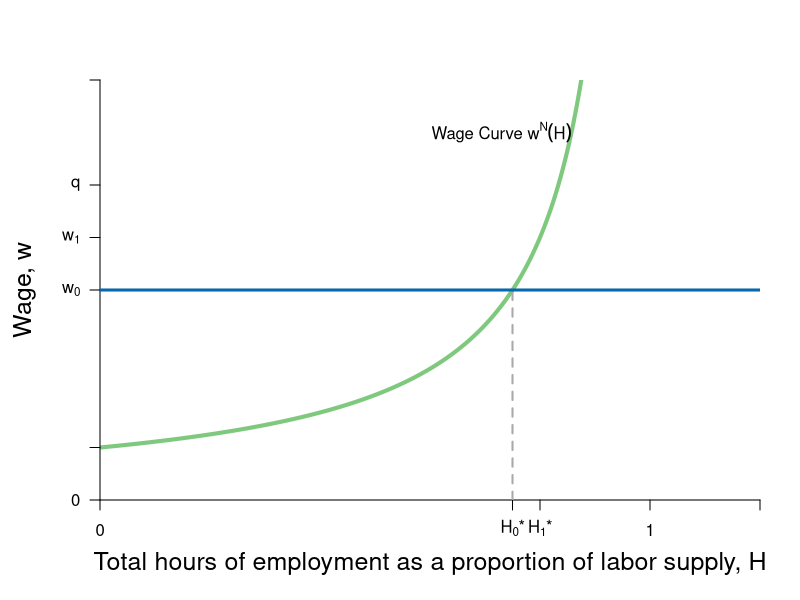

Source code (R): (Note: this script raises an error after producing the figure.)
#Graph Designer: Simon Halliday
#Authors: Bowles, Foley and Halliday
#Title: Coordination, Conflict and Competition: A Text in Microeconomics

require(shape)
require(plotrix)
pdf(file = "credit/credit_labor_macro.pdf", width = 9, height = 7)

#Set parameters for graphics
axislabelsize <- 1.5
graphlinewidth <- 3

COL <- c("#7fc97f", "#beaed4", "#fdc086", "#ffff99", "#386cb0", "#f0027f", "#bf5b17", "#666666")
COLA <- c("#99d8c9","#66c2a4","#41ae76", "#238b45", "#005824")
COLB <- c("#4eb3d3", "#2b8cbe", "#0868ac","#084081")

WageFn <- function(H, delta = 5) {
  delta /(1 - H)
}

COL <- c("#7fc97f", "#beaed4", "#fdc086", "#ffff99")
par(mar =  c(5, 5, 4, 2))
xlims <- c(0, 1.2)
ylims <- c(0, 40)


plot(0, 0, xlim = xlims, ylim = ylims, type = "n",
     xlab = expression(paste("Total hours of employment as a proportion of labor supply, ", H)),
     ylab = expression(paste("Wage, ", w)),
     xaxt = "n", 
     yaxt = "n",
     cex.lab = axislabelsize, 
     bty = "n", 
     xaxs="i", 
     yaxs="i")

npts <- 500 
npts2 <- 501
#Specify the sequences of points for graphing. 
xx1 <- seq(xlims[1], 0.9, length.out = npts)
xx2 <- seq(xlims[1], xlims[2], length.out = npts)
xx3 <- seq(xlims[1], xlims[2], length.out = npts2)
xx4 <- seq(xlims[1], 25, length.out = npts2)

#Draw the lines for the graphs
lines(xx1, WageFn(xx1), col = COL[1], lwd = 4)

#Customize ticks and labels for the plot
ticksy <- c(0, 5, 20, 25, 30, 40)
ylabels <- c(0, NA, expression(paste(w[0])), expression(paste(w[1])), expression(paste(q)), NA)
ticksx <- c(0, 0.75, 0.8, 1, xlims[2])
xlabels <- c(0, expression(paste(H[0],"*")), expression(paste(H[1],"*")), 1.0, NA)
axis(1, at = ticksx, pos = 0, labels = xlabels)
axis(2, at = ticksy, pos = 0, labels = ylabels, las = 1)

#Annotation of the  graphs
text(0.73, 35, expression(paste("Wage Curve ", w^N*(H))))

#segments(1, 0, 1, 42, lty = 2, lwd = 3, col = "darkgray")
segments(0.75, 0, 0.75, 20, lty = 2, lwd = 2, col = "darkgray")

#Arrows(0.85, 15, 0.85, 24, col = "black", lty = 1, lwd = 2, arr.type = "triangle")
#Arrows(0.85, 15, 0.85, 6, col = "black", lty = 1, lwd = 2, arr.type = "triangle")
#text(0.98, 14.5, expression(paste("Employment rent")))
#text(0.98, 12.5, expression(paste("increases with union")))

#Initial Zero profit condition 
segments(0, 20, 1.2, 20, lty = 1, lwd = graphlinewidth, col = COLB[3])

#Secondary Zero profit condition 
segments(0, 25, 1.2, 25, lty = 2, lwd = segmentlinewidth, col = COLB[3])

#Labor Productivity
segments(0, 30, 1.2, 30, lty = 2, lwd = segmentlinewidth, col = "gray")
text(1.02, 31, expression(paste("Labor productivity")))


points(0.75, 20, pch = 16, col = "black", cex = 1.5)
text(0.74, 21, expression(paste(n[0])))




Arrows(0.15, 20.5, 0.15, 23.5, col = "black", lty = 1, lwd = 2, arr.type = "triangle")
text(0.36, 23.5, expression(paste("Central bank lowers interest rate")))
text(0.36, 21.5, expression(paste("so zero profit condition shifts up")))

segments(0.8, 0, 0.8, 25, lty = 2, lwd = 2, col = "darkgray")
points(0.8, 25, pch = 16, col = "black", cex = 1.5)
text(0.79, 26, expression(paste(n[1])))
text(1.02, 26, expression(paste(zpc[1], ", ", w == w[1])))


#Unemployment benefits & a
#segments(0, 5, 1.2, 5, lty = 2, lwd = 2, col = "darkgray")
#segments(0, 2.5, 1.2, 2.5, lty = 2, lwd = 2, col = "darkgray")

#Zero profit condition
text(1.02, 21, expression(paste(zpc[0], ", ", w == w[0])))
#text(0.97, 6, expression(paste(B + a)))
#text(0.97, 3.5, expression(paste(B, " (unemployment benefits)")))
#text(1.08, 36, expression(paste("level of")))
#text(1.08, 34, expression(paste("employment, ", bar(H))))


dev.off()
